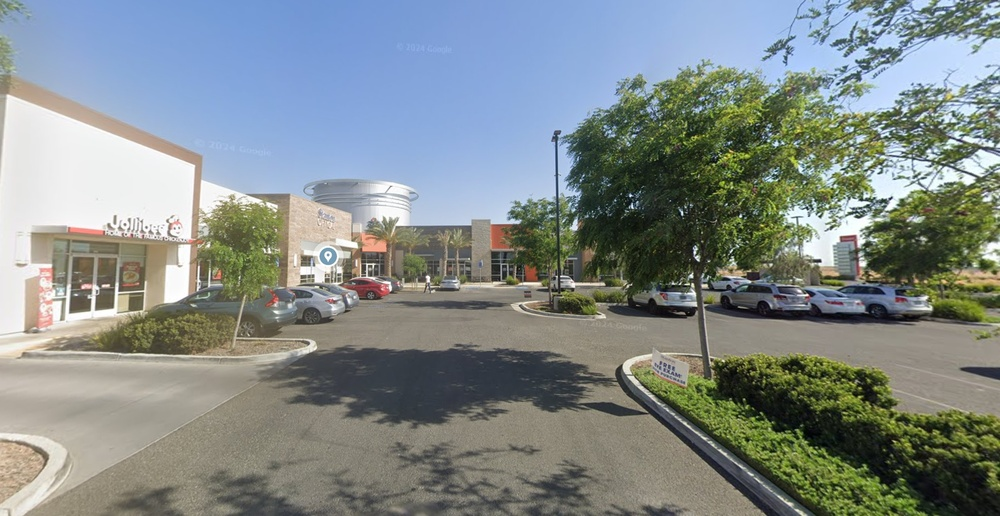
#> input picture data/images/6.jpg, 1000 x 516 px, shrunk from 2445 x 1262 before the run
$ python test-mask2.py
#> lines starting #> are read from the running program, lines starting #| are printed output that depends on the picture; after the words box and inside, x2 and y2 are one past the last pixel; in counts of white or black regions, pixels touching at a corner belong together
#> in test_shadow_detection, img_bgr is the input picture: shape (516, 1000, 3); mean B, G, R 137.3, 138.5, 130
"""
Shadow detection that properly masks SHADOWS (dark regions cast on surfaces).

Shadows are characterized by:
1. Being darker than surrounding areas
2. Low saturation (grayish)
3. Appearing on surfaces with some brightness
4. Having relatively soft edges
"""

import numpy as np
import cv2
from skimage.color import rgb2lab, rgb2hsv
from skimage.morphology import disk, closing, opening, remove_small_objects
from skimage.filters import gaussian
from scipy.ndimage import uniform_filter


def detect_shadows_correct(img_path, sensitivity=0.5):
    """
    Detect actual shadow regions (dark areas on surfaces).

    Parameters:
        img_path: path to image
        sensitivity: 0-1, higher = more aggressive shadow detection
    """
#> called with img_path = 'data/images/6.jpg', sensitivity = 0.5
    # Load image
    img_bgr = cv2.imread(img_path)
    if img_bgr is None:
        raise ValueError("Image could not be loaded.")

    # Handle alpha channel
    if len(img_bgr.shape) == 3 and img_bgr.shape[2] == 4:
        img_bgr = cv2.cvtColor(img_bgr, cv2.COLOR_BGRA2BGR)

    # Convert to RGB
    img_rgb = cv2.cvtColor(img_bgr, cv2.COLOR_BGR2RGB)
    img_float = img_rgb.astype(np.float32) / 255.0

    # Get dimensions
    h, w = img_float.shape[:2]

    # 1. Convert to LAB color space
    lab = rgb2lab(img_float)
#> lab: shape (516, 1000, 3) float32; mean of channels 0, 1, 2 56.3, -2.4, 0.2
    L = lab[:, :, 0]  # Lightness channel (0-100)
    A = lab[:, :, 1]  # A channel
    B = lab[:, :, 2]  # B channel

    # Normalize L to 0-1
    L_norm = L / 100.0

    # 2. Convert to HSV to get saturation
    hsv = rgb2hsv(img_float)
#> hsv: shape (516, 1000, 3) float32; mean of channels 0, 1, 2 0.331, 0.249, 0.6
    S = hsv[:, :, 1]  # Saturation
    V = hsv[:, :, 2]  # Value

    # 3. Compute local statistics to find areas darker than surroundings
    window_size = 25
    local_mean = uniform_filter(L_norm, size=window_size)
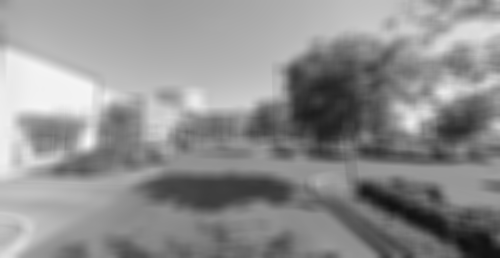
#> local_mean: shape (516, 1000) float32 (shown at 1/2 size); min 0.0673, max 0.97, mean 0.563
    local_std = np.sqrt(np.maximum(
        uniform_filter(L_norm**2, size=window_size) - local_mean**2,
        0
    ))
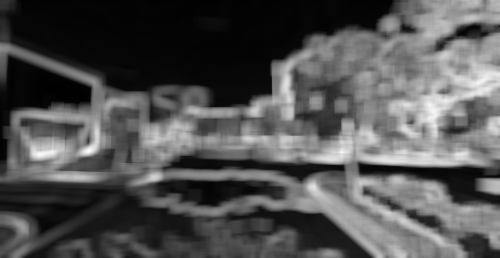
#> local_std: shape (516, 1000) float32 (shown at 1/2 size); min 0, max 0.28, mean 0.0905; drawn with min black and max white

    # Shadow score based on being darker than local average
    # Normalized difference: (local_mean - pixel) / (local_std + epsilon)
    darkness_score = np.zeros_like(L_norm)
    valid_mask = local_std > 0.01
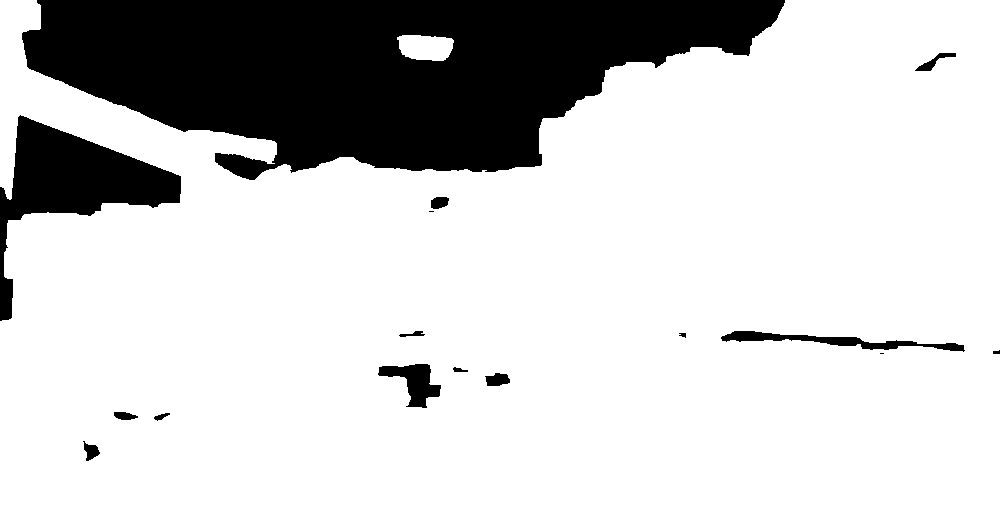
#> valid_mask: shape (516, 1000) bool; 79.9% white; 16 black regions (2 under 20 px), largest, box (x1, y1, x2, y2) and area: (22, 0, 785, 180) 87704, (0, 115, 181, 321) 11899, (721, 331, 965, 352) 1596
    darkness_score[valid_mask] = (local_mean[valid_mask] - L_norm[valid_mask]) / (local_std[valid_mask] + 0.01)
    darkness_score = np.clip(darkness_score, 0, None)  # Only positive values (darker than average)

    # 4. Shadows have low saturation (appear grayish)
    low_saturation_score = 1.0 - S
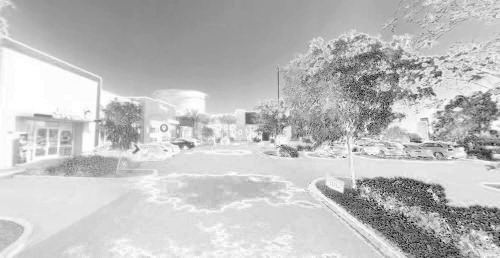
#> low_saturation_score: shape (516, 1000) float32 (shown at 1/2 size); min 0, max 1, mean 0.751

    # 5. Exclude very dark objects (shadows appear on relatively bright surfaces)
    # If the local mean is too dark, it's probably a dark object, not a shadow
    surface_brightness = local_mean
    bright_surface_mask = surface_brightness > 0.25
#> bright_surface_mask: shape (516, 1000) bool; 93.5% white; 12 black regions (3 under 20 px), largest, box (x1, y1, x2, y2) and area: (587, 150, 722, 287) 13343, (717, 369, 1000, 516) 12484, (397, 362, 568, 411) 5199

    # 6. Exclude sky (very bright upper regions)
    sky_mask = np.zeros((h, w), dtype=bool)
    sky_threshold = 0.8
    top_region = int(h * 0.5)  # Only check top 50%
    sky_mask[:top_region] = L_norm[:top_region] > sky_threshold
#> sky_mask: shape (516, 1000) bool; 8.9% white; 653 white regions (580 under 20 px), largest, box (x1, y1, x2, y2) and area: (0, 95, 195, 258) 20438, (834, 35, 1000, 116) 5730, (367, 177, 556, 234) 3053

    # Expand sky mask
    sky_mask = closing(sky_mask.astype(np.uint8), disk(20)).astype(bool)
#> sky_mask: shape (516, 1000) bool; 19.3% white; 11 white regions (5 under 20 px), largest, box (x1, y1, x2, y2) and area: (604, 0, 1000, 258) 61462, (0, 71, 584, 258) 37855, (693, 246, 701, 258) 51, (729, 244, 739, 258) 43, (726, 198, 734, 209) 30, (629, 199, 633, 209) 21

    # 7. Combine features
    # Weight the different components
    shadow_score = (
        darkness_score * 0.6 +           # Being darker than surroundings
        low_saturation_score * 0.3 +     # Low saturation
        (L_norm < 0.5).astype(float) * 0.1  # Overall darkness
    )

    # Apply constraints
    shadow_score[~bright_surface_mask] *= 0.2  # Penalize dark surfaces
#> shadow_score: shape (516, 1000) float64; min 0.0231, max 2.99, mean 0.373
    shadow_score[sky_mask] = 0  # Exclude sky
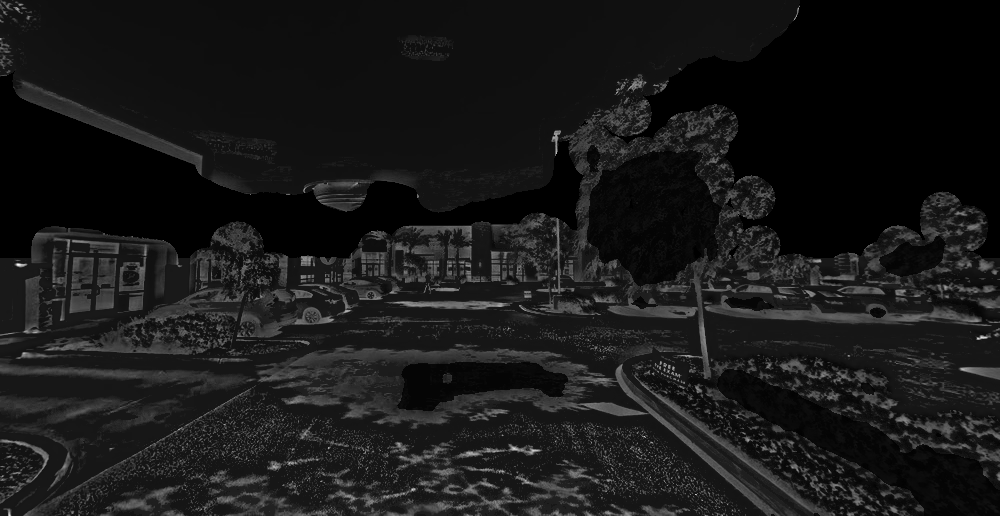
#> shadow_score: shape (516, 1000) float64; min 0, max 2.99, mean 0.292; drawn with min black and max white

    # 8. Threshold to create binary mask
    # Adjust threshold based on sensitivity
    base_threshold = 0.5
    threshold = base_threshold * (1.0 - sensitivity * 0.3)

    shadow_mask = shadow_score > threshold
#> shadow_mask: shape (516, 1000) bool; 20.8% white; 2591 white regions (2258 under 20 px), largest, box (x1, y1, x2, y2) and area: (255, 344, 797, 516) 13469, (325, 440, 637, 516) 5359, (37, 282, 248, 355) 4240

    # 9. Morphological cleanup
    # Remove very small regions
    shadow_mask = remove_small_objects(shadow_mask, min_size=100)
#> shadow_mask: shape (516, 1000) bool; 16.5% white; 114 white regions, largest, box (x1, y1, x2, y2) and area: (255, 345, 797, 516) 13044, (325, 440, 612, 516) 5015, (37, 283, 248, 355) 4089

    # Smooth the mask
    shadow_mask = closing(shadow_mask, disk(5))
#> shadow_mask: shape (516, 1000) bool; 23.4% white; 27 white regions (2 under 20 px), largest, box (x1, y1, x2, y2) and area: (0, 99, 1000, 516) 85604, (202, 440, 612, 516) 13598, (0, 396, 178, 491) 4001
    shadow_mask = opening(shadow_mask, disk(3))
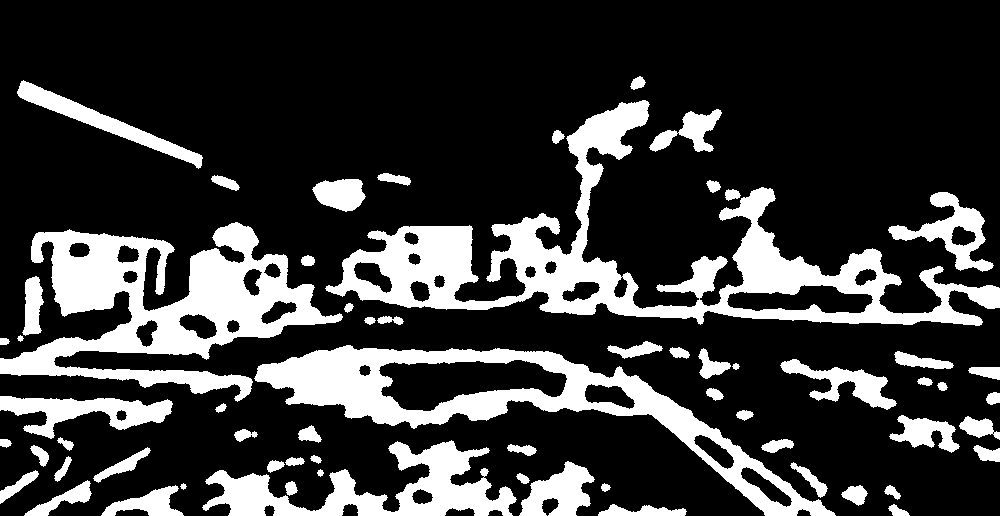
#> shadow_mask: shape (516, 1000) bool; 22.4% white; 64 white regions, largest, box (x1, y1, x2, y2) and area: (325, 100, 1000, 326) 32243, (0, 222, 343, 402) 23909, (254, 345, 836, 516) 19681

    # Convert to uint8
    shadow_mask = shadow_mask.astype(np.uint8) * 255

    return shadow_mask, img_bgr, shadow_score


def overlay_mask(img, mask, color=(0, 0, 255), alpha=0.6):
    """Overlay shadow mask on original image."""
#> called with color = (0, 0, 255), alpha = 0.6
    # Ensure mask is binary
    mask_binary = (mask > 127).astype(np.uint8)

    # Create colored overlay
    overlay = img.copy()
    overlay[mask_binary == 1] = color

    # Blend
    result = cv2.addWeighted(overlay, alpha, img, 1 - alpha, 0)
    return result


def test_shadow_detection(img_path, sensitivity=0.5):
    """Test shadow detection with visual output using OpenCV windows."""

    img_bgr = cv2.imread(img_path)
    if img_bgr is None:
        raise ValueError("Image could not be loaded.")

    try:
        # Detect shadows
        shadow_mask, img, shadow_score = detect_shadows_correct(img_path, sensitivity)

        # Create visualizations
        overlay = overlay_mask(img, shadow_mask, color=(0, 0, 255), alpha=0.6)

        # Shadow score heatmap (convert to 0-255 and apply colormap)
        score_norm = (shadow_score / shadow_score.max() * 255).astype(np.uint8) if shadow_score.max() > 0 else (shadow_score * 255).astype(np.uint8)
        score_colored = cv2.applyColorMap(score_norm, cv2.COLORMAP_JET)
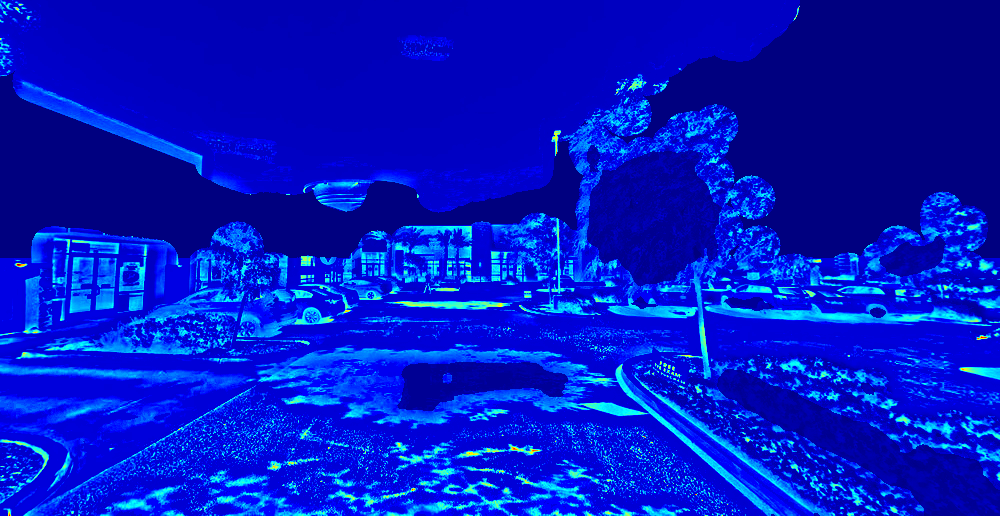
#> score_colored: shape (516, 1000, 3); mean B, G, R 199, 24.8, 0.9

        # Display windows
        cv2.imshow('Original Image', img)
        cv2.imshow('Shadow Overlay (Red = Shadows)', overlay)
        cv2.imshow('Shadow Score (Hotter = More Likely Shadow)', score_colored)
        cv2.imshow('Final Shadow Mask (White = Shadow)', shadow_mask)

        print("✓ Shadow detection complete!")
        print("Press any key to close windows...")

        cv2.waitKey(0)
        cv2.destroyAllWindows()

    except Exception as e:
        print(f"✗ Error processing {img_path}: {e}")
        import traceback
        traceback.print_exc()


if __name__ == "__main__":
    # Test with your image
    # Run with default sensitivity (0.5)
    # Increase sensitivity (0.7-0.8) to detect more shadows
    # Decrease sensitivity (0.3-0.4) to be more conservative
    test_shadow_detection("data/images/6.jpg", sensitivity=0.5)

$ run again, with data/images/1.jpg copied over data/images/6.jpg
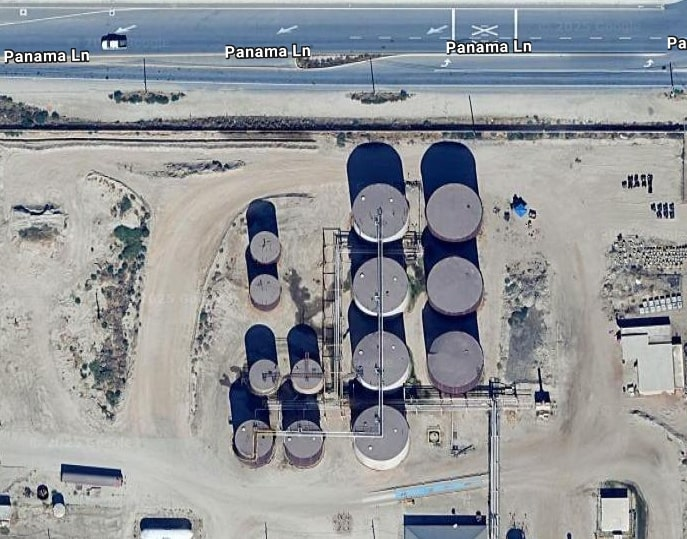
#> input picture data/images/1.jpg, 687 x 539 px
#> in test_shadow_detection, img_bgr is the input picture: shape (539, 687, 3); mean B, G, R 153.8, 150.1, 147.2
#> lab: shape (539, 687, 3) float32; mean of channels 0, 1, 2 61.4, 0.3, -2.6
#> hsv: shape (539, 687, 3) float32; mean of channels 0, 1, 2 0.346, 0.141, 0.623
#> in detect_shadows_correct, `valid_mask = local_std > 0.01`:
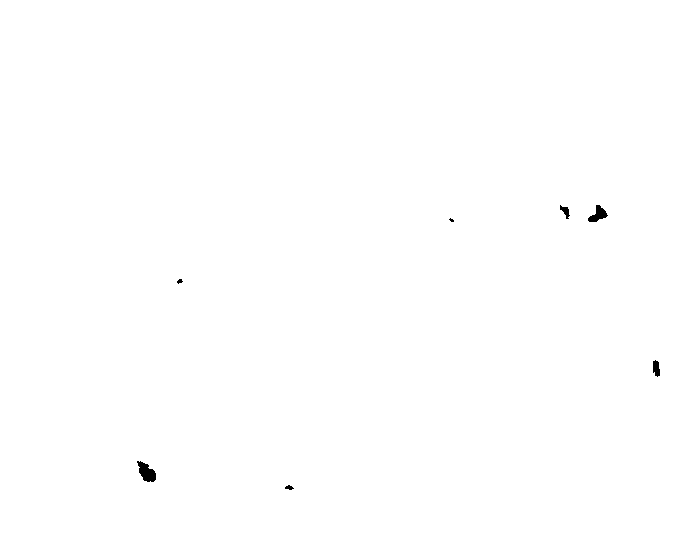
#> valid_mask: shape (539, 687) bool; 99.8% white; 7 black regions (2 under 20 px), largest, box (x1, y1, x2, y2) and area: (137, 461, 156, 482) 242, (588, 205, 608, 222) 175, (653, 360, 660, 377) 91, (560, 205, 570, 219) 67, (285, 485, 294, 490) 28
#> bright_surface_mask: shape (539, 687) bool; 98.3% white; 13 black regions (1 under 20 px), largest, box (x1, y1, x2, y2) and area: (428, 147, 468, 186) 1114, (356, 147, 396, 185) 1089, (422, 237, 470, 262) 730
#> overlay: shape (539, 687, 3); 19.03% of pixels changed, all inside (x1, y1, x2, y2) = (0, 0, 687, 539)
#> in test_shadow_detection, `score_colored = cv2.applyColorMap(score_norm, cv2.COLORMAP_JET)`:
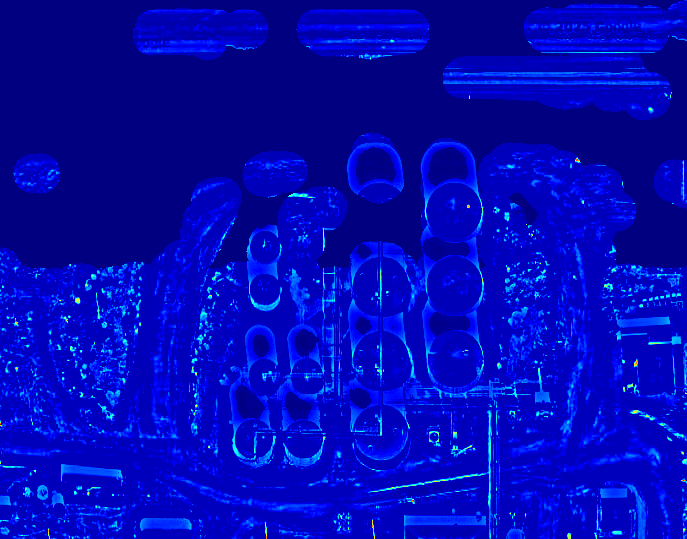
#> score_colored: shape (539, 687, 3); mean B, G, R 181.6, 8.7, 0.3

$ run again, with data/images/2.jpg copied over data/images/6.jpg
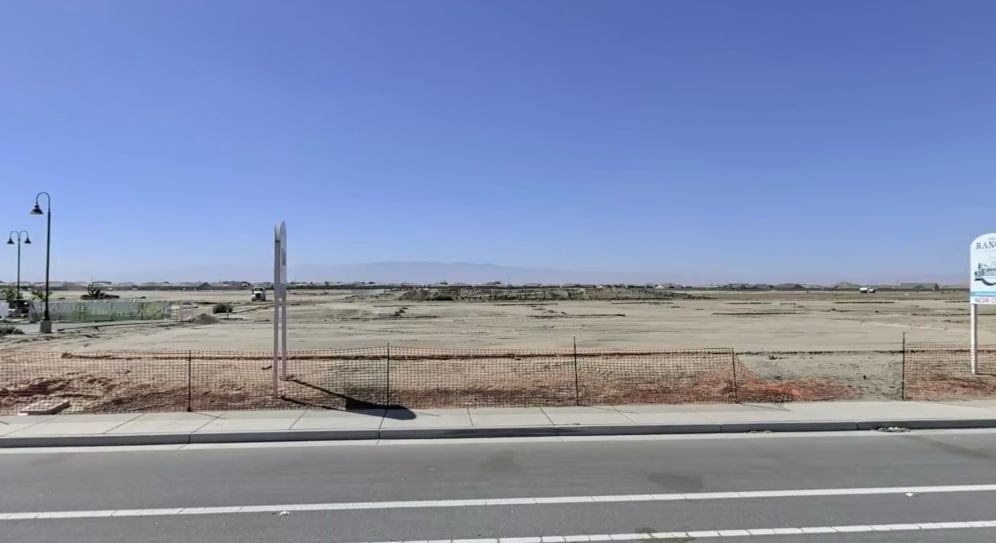
#> input picture data/images/2.jpg, 996 x 543 px
#> in test_shadow_detection, img_bgr is the input picture: shape (543, 996, 3); mean B, G, R 172.9, 142.9, 131.3
#> lab: shape (543, 996, 3) float32; mean of channels 0, 1, 2 59.4, 4.1, -16.5
#> hsv: shape (543, 996, 3) float32; mean of channels 0, 1, 2 0.468, 0.267, 0.699
#> in detect_shadows_correct, `valid_mask = local_std > 0.01`:
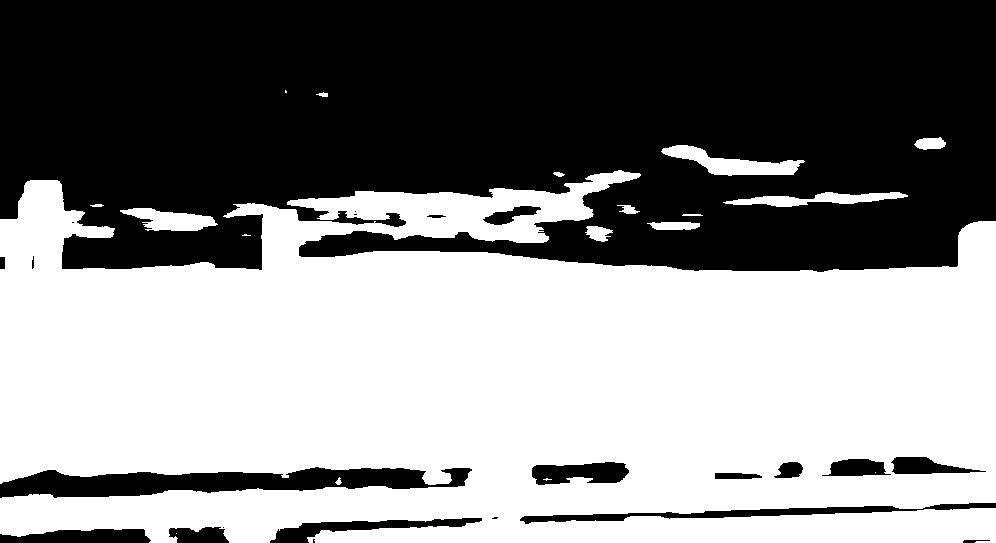
#> valid_mask: shape (543, 996) bool; 52.8% white; 22 black regions (6 under 20 px), largest, box (x1, y1, x2, y2) and area: (0, 0, 996, 272) 235357, (0, 467, 472, 498) 8507, (520, 503, 996, 524) 2617
#> bright_surface_mask: shape (543, 996) bool; 99.9% white; 1 black region, box (x1, y1, x2, y2) and area: (349, 395, 396, 407) 318
#> in test_shadow_detection, `score_colored = cv2.applyColorMap(score_norm, cv2.COLORMAP_JET)`:
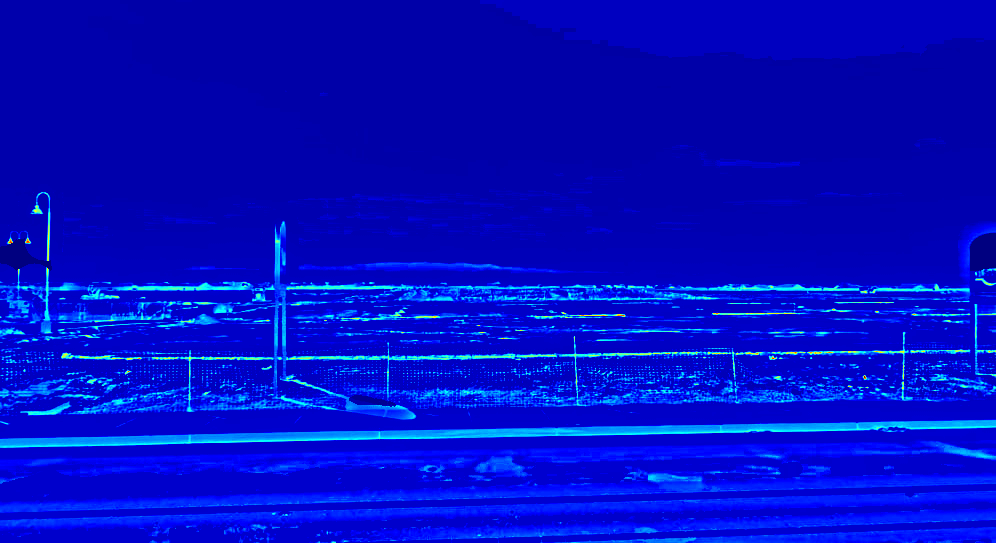
#> score_colored: shape (543, 996, 3); mean B, G, R 198.1, 13.8, 0.7
